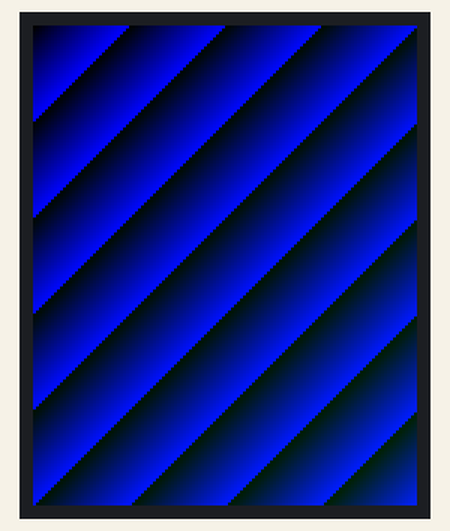
Bench run of a sketch on a simulated Arduino Mega 2560, built with avr-gcc and run on an emulated ATmega2560. On the bench: 128×160 colour display.

Above: at 0.7 s.

The sketch:

TestPDQ.ino
```cpp
#include <Arduino.h>
#include <PDQ_FastPin.h>
#include "PDQ_ST7735_config.h"
#include <PDQ_ST7735.h>
#include <SPI.h>
#include <PDQ_GFX.h>
#include "Screen.h"

PDQ_ST7735 tft; //static
//namespace{

  void _ScreenBegin()
  {
    tft.begin();
    tft.setAddrWindow(0, 0, tft.width()-1, tft.height()-1);
    tft.fillScreen(0x00);
  }

  void _SetRotation(int rot)
  {
    tft.setRotation(rot);
  }

  void _DrawPixel(uint16_t xpos, uint16_t ypos, uint16_t color)    {
      tft.drawPixel(xpos, ypos, color);
    }

  void _FillRect(uint16_t xpos, uint16_t ypos, uint16_t width, uint16_t height, uint16_t color){
    tft.fillRect(xpos, ypos, width, height, color);
    }

  int _ScreenWidth()
  {
    return tft.width();
  }

  int _ScreenHeight()
  {
    return tft.height();
  }

  void _FillScreen(uint16_t color)
  {
    tft.fillScreen(color);
  }
//}
void setup() {
  // put your setup code here, to run once:
  Screen::Instance().Init();
}

void loop() {
  // put your main code here, to run repeatedly:
  int width = _ScreenWidth();
  int height = _ScreenHeight();

  testScreen();
  delay(500);
}


void testScreen()
{
  int32_t  w = tft.width();
  int32_t h = tft.height();
  _FillScreen(0x00);

  for (uint16_t y = 0; y < h; y++)
  {
    for (uint16_t x = 0; x < w; x++)
    {
      Screen::Instance().DrawPixel(x, y, (x+y % 0xFFFF));
    }
  }
}
```

Screen.cpp
```cpp
#include "Screen.h"
#include <Arduino.h>

extern void _FillRect(uint16_t xpos, uint16_t ypos, uint16_t width, uint16_t height, uint16_t color);
extern void _DrawPixel(uint16_t xpos, uint16_t ypos, uint16_t color);
extern void _ScreenBegin();
extern void _SetRotation(int rot);
extern int _ScreenWidth();
extern int _ScreenHeight();

Screen::Screen()
{

}

void Screen::Init()
{
#if defined(ST7735_RST_PIN)        // reset like Adafruit does
  FastPin<ST7735_RST_PIN>::setOutput();
  FastPin<ST7735_RST_PIN>::hi();
  FastPin<ST7735_RST_PIN>::lo();
  delay(1);
  FastPin<ST7735_RST_PIN>::hi();
#endif

  //most config is done in PDQ_ST7735_config.h
  _ScreenBegin();
  _SetRotation(0);
}

int Screen::Width()
{
  return _ScreenWidth();
}

int Screen::Height()
{
  return _ScreenHeight();
}

void Screen::DrawPixel(short xpos, short ypos, int pixel)
{
  _DrawPixel(xpos, ypos, pixel);
}

void Screen::Draw(short xpos, short ypos, short width, short height, int* pixels)
{
  for ( int x = 0; x < width; x++)
  {
    for (int y = 0; y < height; y++)
    {
      int index = (y * width) + x;

      int value = pixels[index];

      //because we're using all possible values of a uint16, we need to specify a
      //color that will denote transparency. In this case, it's the equivalent of
      //magenta. These values will be ignored (not drawn).
      if (value != 0xF81F)
      {
        _DrawPixel(xpos + x, ypos + y, value);
      }
    }
  }
}

void Screen::DrawRect(short xpos, short ypos, short width, short height, int color)
{
  _FillRect(xpos, ypos, width, height, color);
}
```

Screen.h
```cpp
#ifndef Screen_h
#define Screen_h

class Screen
{
  public:
    static Screen& Instance()
    {
      static Screen instance;
      return instance;
    }

    void Init();
    void Draw(short xpos, short ypos, short width, short height, int* pixels);
    void DrawPixel(short xpos, short ypos, int pixel);
    void DrawRect(short xpos, short ypos, short width, short height, int color);
    int Width();
    int Height();

    //going to need something here to keep track of the BG tiles

  private:
    Screen();
    Screen(Screen const&);
    void operator=(Screen const&);


};


#endif
```

PDQ_ST7735_config.h
```cpp
#ifndef  ST7735_CONFIG_H
#define ST7735_CONFIG_H
//
// PDQ_ST7735 configuration
//
// You need to include this file above #include "PDQ_ILI9340.h" in your sketch.
// Check settings on lines marked with "<=".

// ST7735 has several variations, set your version based on this list (using the color of the "tab" on the screen cover).
// NOTE: The tab colors refer to Adafruit versions, other suppliers may vary (you may have to experiment to find the right one).
enum
{
  ST7735_INITB      = 0,        // 1.8" (128x160) ST7735B chipset (only one type)
  ST7735_INITR_GREENTAB   = 1,        // 1.8" (128x160) ST7735R chipset with green tab (same as ST7735_INITR_18GREENTAB)
  ST7735_INITR_REDTAB   = 2,        // 1.8" (128x160) ST7735R chipset with red tab (same as ST7735_INITR_18REDTAB)
  ST7735_INITR_BLACKTAB   = 3,        // 1.8" (128x160) ST7735S chipset with black tab (same as ST7735_INITR_18BLACKTAB)
  ST7735_INITR_144GREENTAB    = 4,        // 1.4" (128x128) ST7735R chipset with green tab
  ST7735_INITR_18GREENTAB   = ST7735_INITR_GREENTAB,  // 1.8" (128x160) ST7735R chipset with green tab
  ST7735_INITR_18REDTAB   = ST7735_INITR_REDTAB,    // 1.8" (128x160) ST7735R chipset with red tab
  ST7735_INITR_18BLACKTAB   = ST7735_INITR_BLACKTAB,  // 1.8" (128x160) ST7735S chipset with black tab
};

#define ST7735_CHIPSET    ST7735_INITR_18GREENTAB // <= Set ST7735 LCD chipset/variation here (from above list)

#define ST7735_CS_PIN   53      // <= /CS pin (chip-select, LOW to get attention of ST7735, HIGH and it ignores SPI bus)
#define ST7735_DC_PIN   49      // <= DC pin (1=data or 0=command indicator line) also called RS
#define ST7735_RST_PIN  48
// (other pins used are dictated by AVR HW SPI used as shown above)

// other PDQ library options
#define ST7735_SAVE_SPCR  0     // <= 0/1 with 1 to save/restore AVR SPI control register (to "play nice" when other SPI use)

#endif
```
